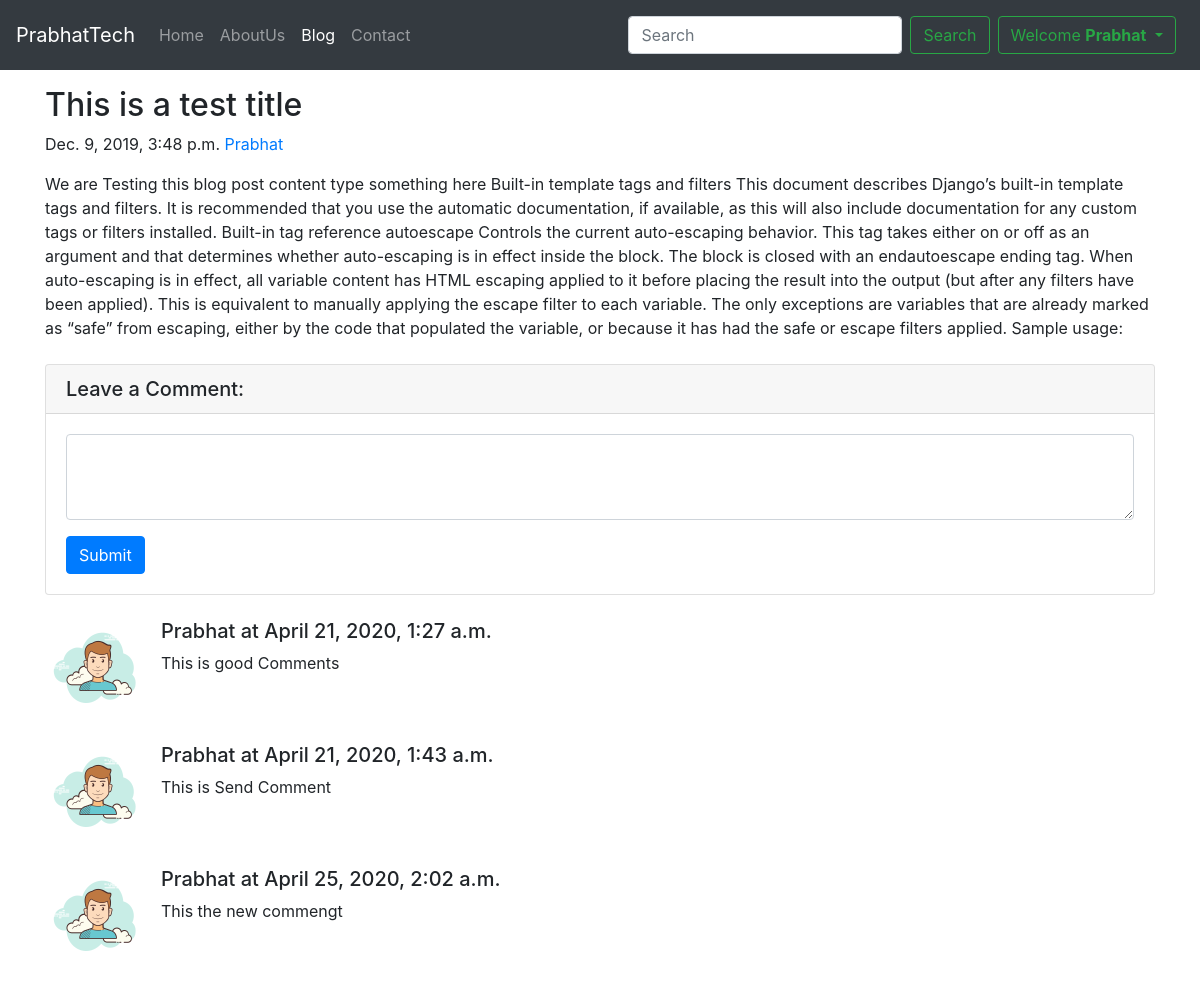
The page /blog/first-slug (signed in) on the database its author committed.
### blog/models.py (models this page shows, shortened)
class Post(models.Model):
    sno = models.AutoField(primary_key=True)
    title = models.CharField(max_length=500)
    content = models.TextField()
    author = models.CharField(max_length=100)
    slug =  models.CharField(max_length=130)
    timestamp = models.DateTimeField()

class BlogComment(models.Model):
    sno = models.AutoField(primary_key=True)
    comment = models.TextField()
    user = models.ForeignKey(User,on_delete=models.CASCADE)
    post = models.ForeignKey(Post, on_delete=models.CASCADE)
    parent = models.ForeignKey('self',on_delete=models.CASCADE, null=True)
    timestamp = models.DateTimeField(default=now)

### blog/views.py (the view)
# urls.py: path('<str:slug>',views.blogPost , name="blogPost" ),
def blogPost(request, slug):
    post = Post.objects.filter(slug=slug).first()
    comments = BlogComment.objects.filter(post=post)
    context = {'post':post, 'comments':comments}
    return render(request,'blog/blogPost.html', context)

### templates/blog/blogPost.html (shortened to what this page needs)
{% extends 'base.html' %}
{% block blogactive %} active {% endblock %}
{% block body %}
<div class="container my-3">
        <h2 class="blog-post-title">{{post.title}}</h2>
        <p class="blog-post-meta">{{post.timestamp}} <a href="/about">{{post.author}}</a></p>
        <p>{{post.content}}</p>
      </div>
      <div class="container">
        <div class="card my-4">
          <h5 class="card-header">Leave a Comment:</h5>
          <div class="card-body">
            <form action="/blog/postComment" method="post">
              <div class="form-group">
                <textarea class="form-control" name="comment" rows="3"></textarea>
              </div>
              <button type="submit" class="btn btn-primary">Submit</button>
            </form>
          </div>
        </div>
        <form >
        {% for comment in comments %}
        <div class="media mb-4">
          <img class="d-flex mr-3 rounded-circle" src="../static/user.png" alt="" height="100px">
          <div class="media-body">
            <h5 class="mt-0">{{comment.user.username|title}} at {{comment.timestamp}}</h5>
            {{comment.comment}}
          </div>
        </div>
        {% endfor %}
      </div>
{% endblock body %}

### templates/base.html (shortened to what this page needs)
<!DOCTYPE html>
<html lang="en">
<head>
  <link rel="stylesheet" href="https://stackpath.bootstrapcdn.com/bootstrap/4.4.1/css/bootstrap.min.css"
>
</head>
<body>
  <nav class="navbar navbar-expand-lg navbar-dark bg-dark">
    <a class="navbar-brand" href="/">PrabhatTech</a>
    <div class="collapse navbar-collapse" id="navbarSupportedContent">
      <ul class="navbar-nav mr-auto">
        <li class="nav-item {% block homeactive %}
            {% endblock homeactive %}">
          <a class="nav-link" href="/">Home <span class="sr-only">(current)</span></a>
        </li>
        <li class="nav-item {% block aboutactive %}
            {% endblock aboutactive %}">
          <a class="nav-link" href="/about">AboutUs</a>
        </li>
        <li class="nav-item  {% block blogactive %}
            {% endblock blogactive %} ">
          <a class="nav-link" href="/blog">Blog</a>
        </li>
        <li class="nav-item {% block contactactive %}
            {% endblock contactactive %}">
          <a class="nav-link" href="/contact">Contact</a>
        </li>
      </ul>
      <div class="ml-auto form-inline">
        <form class="form-inline my-2 my-lg-0" method="get" action="/search">
          <input class="form-control mr-sm-2" name="query" id="search" type="search" placeholder="Search"
            aria-label="Search">
          <button class="btn btn-outline-success my-2 " type="submit">Search</button>
        </form>
        {% if user.is_authenticated %}
        <div class="dropdown">
          <button class="btn btn-outline-success dropdown-toggle my-2 mx-2" type="button" id="dropdownMenuButton" data-toggle="dropdown"
            aria-haspopup="true" aria-expanded="false">
            Welcome <b>{{request.user |title }}</b>
          </button>
        </div>
        {% endif %}
      </div>
  </nav>
  {% block body %}
  {% endblock body %}
</body>
</html>

### rows shown on the page
Post: title "This is a test title", timestamp "Dec. 9, 2019, 3:48 p.m.", author "Prabhat", content "We are Testing this blog post content type something here Built-in template tags and filters This document describes Django’s built-in template tags and filters. It is recommended that you use the automatic documentation, if available, as this will also include documentation for any custom tags or filters installed. Built-in tag reference autoescape Controls the current auto-escaping behavior. This tag takes either on or off as an argument and that determines whether auto-escaping is in effect inside the block. The block is closed with an endautoescape ending tag. When auto-escaping is in effect, all variable content has HTML escaping applied to it before placing the result into the output…"
BlogComment: user.username "Prabhat", timestamp "April 21, 2020, 1:27 a.m.", comment "This is good Comments"
BlogComment: user.username "Prabhat", timestamp "April 21, 2020, 1:43 a.m.", comment "This is Send Comment"
BlogComment: user.username "Prabhat", timestamp "April 25, 2020, 2:02 a.m.", comment "This the new commengt"

### other values the page prints
{{ request.user |title }} "Prabhat"
